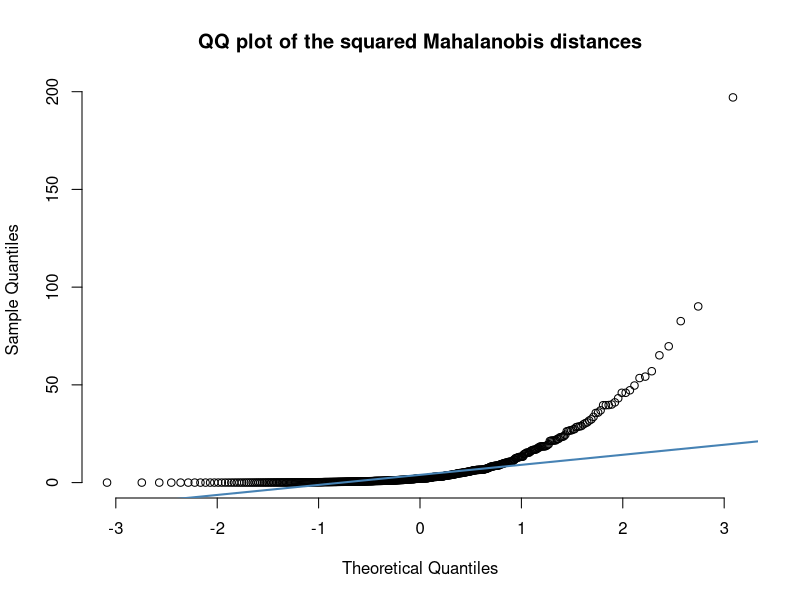
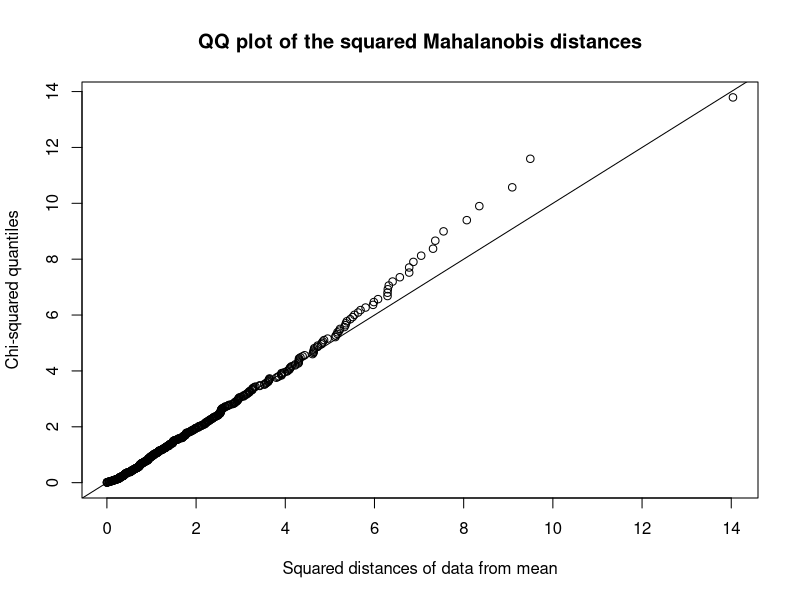

The R source for these figures, in order:
data = read.csv("stat111.csv")
# data = na.omit(data)
temp = data[!is.na(data$Test) & !is.na(data$Exam),]
# My Method
data_TE = cbind(temp$Test, temp$Exam)
data_TE_center = c(mean(temp$Test), mean(temp$Exam))
data_TE_MD = mahalanobis(data_TE, data_TE_center, cov(data_TE))
data_TE_MD_Sqr = data_TE_MD ^ 2
qqnorm(data_TE_MD_Sqr, pch = 1, frame = FALSE,
       main = "QQ plot of the squared Mahalanobis distances")
qqline(data_TE_MD_Sqr, col = "steelblue", lwd = 2)
# Lab Method
library(mixtools)
data_TE = data.frame(temp$Test, temp$Exam)
n = nrow(data_TE)
samplemean = apply(data_TE, MARGIN = 2, FUN = mean)
samplecov = var(data_TE)
dists = apply(data_TE, 1, FUN = function(x) 
  (x - samplemean) %*% solve(samplecov) %*% t(x - t(samplemean)))
probs = ((1 : n) - 0.5) / n
qdists = qchisq(probs, df = 2)
plot(sort(dists), qdists, 
     main = "QQ plot of the squared Mahalanobis distances", 
     xlab = "Squared distances of data from mean", 
     ylab = "Chi-squared quantiles")
abline(0, 1)
